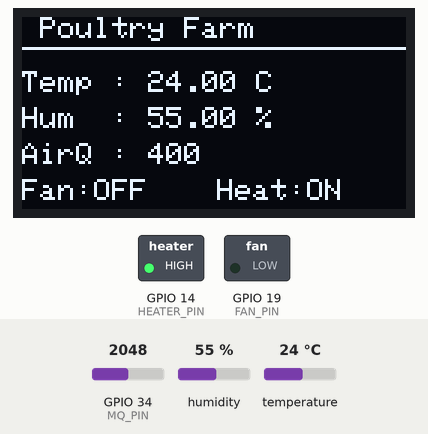
Recording of a sketch running on a simulated ESP32. On the bench: 128×64 one-colour display, switched loads named in the sketch (green lamp = pin HIGH). The test bench sets the inputs (shaded band); at power-on: temperature 24 °C, GPIO 34 (MQ_PIN) = 2048, humidity 55 %. WiFi joins after 1.5 s; servers stay silent unless stated; uploads are accepted with an empty reply; what the sketch prints to the serial monitor is not drawn.

Above: at 2.7 s.
2.8 s: temperature set to 28 °C
At 7.1 s:
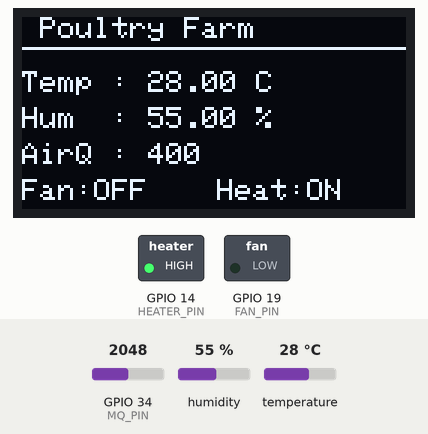
7.5 s: temperature set to 31 °C
At 11.2 s:
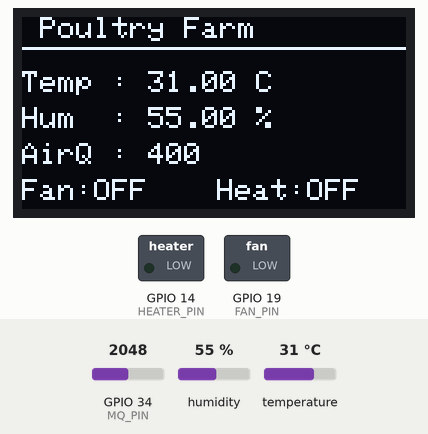
11.5 s: temperature set to 33 °C
At 14.4 s:
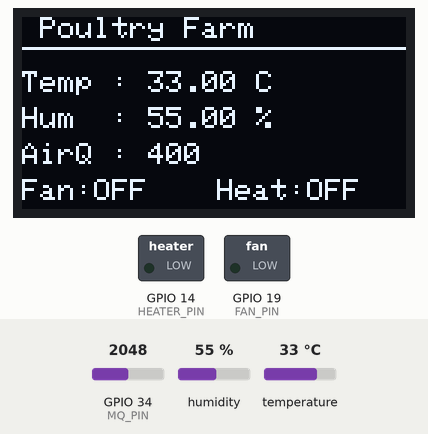
15.5 s: temperature set to 36 °C
At 18.7 s:
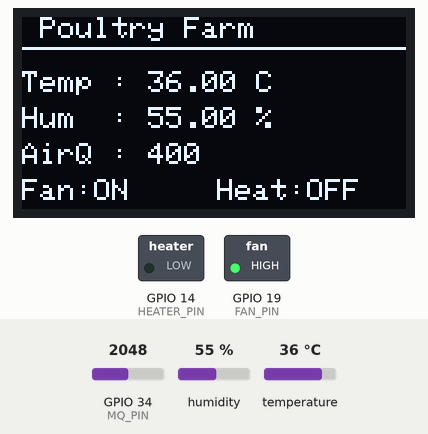
19.5 s: GPIO 34 (MQ_PIN) set to 2866
At 20.5 s:
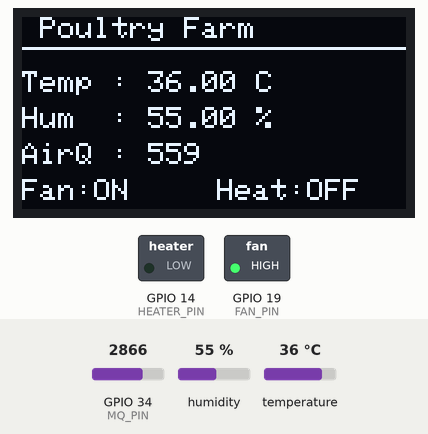
22.2 s: GPIO 34 (MQ_PIN) set to 3603
At 24.8 s:
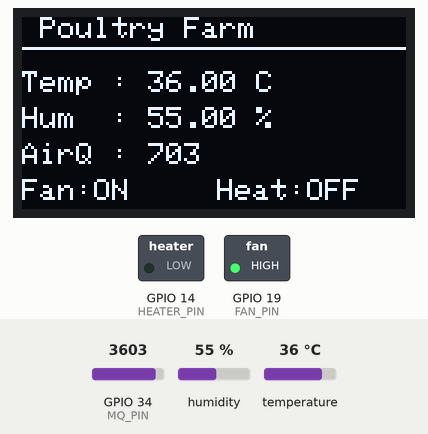
Timing chart, 0 to 26.3 s (numbered marks = the images above; inputs shaded):
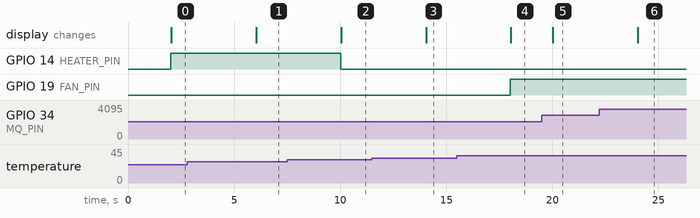

Measured:
- the behaviour switches between 29 and 30 °C on temperature (found by bisection; images 1 and 2)
- the behaviour switches between 34 and 35 °C on temperature (found by bisection; images 3 and 4)
- after the input at 2.8 s, the display: changes after 3.2 s (image 1)
- after the input at 7.5 s, GPIO 14 (HEATER_PIN): HIGH → LOW after 2.5 s; the display: changes after 2.5 s (image 2)
- after the input at 11.5 s, the display: changes after 2.5 s (image 3)
- after the input at 15.5 s, GPIO 19 (FAN_PIN): LOW → HIGH after 2.5 s; the display: changes after 2.5 s (image 4)
- after the input at 19.5 s, the display: changes after 0.53 s (image 5)
- after the input at 22.2 s, the display: changes after 1.8 s (image 6)

The sketch:

updated.ino
```cpp
#include <Wire.h>
#include <Adafruit_GFX.h>
#include <Adafruit_SSD1306.h>
#include <DHT.h>
#include <WiFi.h>
#include <HTTPClient.h>

#define SCREEN_WIDTH 128
#define SCREEN_HEIGHT 64

Adafruit_SSD1306 display(SCREEN_WIDTH, SCREEN_HEIGHT, &Wire, -1);

#define DHTPIN 15
#define DHTTYPE DHT11
DHT dht(DHTPIN, DHTTYPE);

#define MQ_PIN 34
#define FAN_PIN 19       // Physical GPIO 19 — Fan relay
#define HEATER_PIN 14    // Physical GPIO 14 — Red LED / Heater indicator

// ========== WiFi & Backend ==========
const char* ssid       = "YOUR_WIFI_SSID";
const char* password   = "YOUR_WIFI_PASSWORD";
const char* serverUrl  = "https://poultry-backend-gmve.onrender.com/insert";
const char* controlsUrl = "https://poultry-backend-gmve.onrender.com/fetchcontrols";

// ========== Global State ==========
float temperature = 0;
float humidity = 0;
int airQuality = 0;
bool fan = false;            // desired fan state (from backend)
bool heaterOn = false;       // desired heater/LED state (from backend)

unsigned long previousMillis = 0;
const long sensorInterval = 2000;        // read sensors + auto-control every 2 s
unsigned long lastControlCheck = 0;
const long controlInterval = 5000;       // poll backend controls every 5 s
unsigned long lastSensorUpload = 0;
const long uploadInterval = 10000;       // send data to backend every 10 s

// ========== WiFi ==========
void connectWiFi() {
  Serial.print("Connecting to Wi-Fi");
  WiFi.begin(ssid, password);

  unsigned long start = millis();
  while (WiFi.status() != WL_CONNECTED) {
    delay(500);
    Serial.print('.');
    if (millis() - start > 20000) {
      Serial.println("\nFailed to connect to Wi-Fi");
      return;
    }
  }

  Serial.println();
  Serial.print("Wi-Fi connected, IP: ");
  Serial.println(WiFi.localIP());
}

// ========== Backend: Post sensor data ==========
bool sendSensorData(float temp, float hum, int airQ) {
  if (WiFi.status() != WL_CONNECTED) {
    Serial.println("Wi-Fi not connected, skipping upload");
    return false;
  }

  HTTPClient http;
  http.begin(serverUrl);
  http.addHeader("Content-Type", "application/json");

  String body = "{";
  body += "\"temperature\":" + String(temp, 1) + ",";
  body += "\"humidity\":" + String(hum, 1) + ",";
  body += "\"airQuality\":" + String(airQ) + ",";
  body += "\"location\":\"esp32\"";
  body += "}";

  int httpResponseCode = http.POST(body);
  if (httpResponseCode > 0) {
    Serial.print("Sensor data posted, response: ");
    Serial.println(httpResponseCode);
    String response = http.getString();
    Serial.print("Response: ");
    Serial.println(response);
  } else {
    Serial.print("Error posting sensor data: ");
    Serial.println(httpResponseCode);
  }

  http.end();
  return (httpResponseCode > 0 && httpResponseCode < 300);
}

// ========== Backend: Fetch controls ==========
// Find the state of a GPIO from the JSON response by its physical pin number.
// Returns the state (0 or 1), or -1 if not found.
int getGpioState(const String& payload, const char* gpioNum) {
  String searchStr = "\"gpio\":\"";
  searchStr += gpioNum;
  searchStr += "\"";

  int gpioIndex = payload.indexOf(searchStr);
  if (gpioIndex < 0) return -1;

  int stateIndex = payload.indexOf("\"state\":", gpioIndex);
  if (stateIndex < 0) return -1;

  // Grab the digit(s) right after "state":
  String val = payload.substring(stateIndex + 8);
  val.trim();
  return val.toInt();
}

void updateControls() {
  if (WiFi.status() != WL_CONNECTED) {
    Serial.println("Wi-Fi not connected, skipping control update");
    return;
  }

  HTTPClient http;
  http.begin(controlsUrl);
  int httpCode = http.GET();

  if (httpCode == HTTP_CODE_OK) {
    String payload = http.getString();

    // Fan state — GPIO 19
    int fState = getGpioState(payload, "19");
    if (fState >= 0) {
      fan = (fState == 1);
      digitalWrite(FAN_PIN, fState ? HIGH : LOW);
      Serial.print("Fan (GPIO19) state: ");
      Serial.println(fan ? "ON" : "OFF");
    }

    // Heater/LED state — GPIO 14
    int hState = getGpioState(payload, "14");
    if (hState >= 0) {
      heaterOn = (hState == 1);
      digitalWrite(HEATER_PIN, hState ? HIGH : LOW);
      Serial.print("Heater/LED (GPIO14) state: ");
      Serial.println(heaterOn ? "ON" : "OFF");
    }

    // Prevent fan and heater from being ON together (manual safeguard)
    if (fan && heaterOn) {
      heaterOn = false;
      digitalWrite(HEATER_PIN, LOW);
      Serial.println("Safety: turned heater OFF because fan is ON");
    }
  } else {
    Serial.print("Controls request failed, code: ");
    Serial.println(httpCode);
  }

  http.end();
}

// ========== Sensors + Auto Temperature Control ==========
void readSensors() {
  // --- Read DHT11 ---
  float t = dht.readTemperature();
  float h = dht.readHumidity();

  if (!isnan(t)) temperature = t;
  if (!isnan(h)) humidity = h;

  // --- Read MQ gas sensor ---
  int raw = analogRead(MQ_PIN);
  airQuality = map(raw, 0, 4095, 0, 800);

  // ==========================
  // Automatic Temperature Control
  // ==========================

  if (temperature > 34) {
    // High temperature — fan ON, heater OFF
    fan = true;
    heaterOn = false;
    digitalWrite(FAN_PIN, HIGH);
    digitalWrite(HEATER_PIN, LOW);
  }
  else if (temperature < 30) {
    // Low temperature — fan OFF, heater ON
    fan = false;
    heaterOn = true;
    digitalWrite(FAN_PIN, LOW);
    digitalWrite(HEATER_PIN, HIGH);
  }
  else {
    // Normal temperature — both OFF
    fan = false;
    heaterOn = false;
    digitalWrite(FAN_PIN, LOW);
    digitalWrite(HEATER_PIN, LOW);
  }
}

// ========== OLED Display ==========
void updateDisplay() {
  display.clearDisplay();

  display.setTextSize(1);
  display.setTextColor(SSD1306_WHITE);

  display.setCursor(0, 0);
  display.println(" Poultry Farm");

  display.drawLine(0, 10, 128, 10, SSD1306_WHITE);

  display.setCursor(0, 18);
  display.print("Temp : ");
  display.print(temperature);
  display.println(" C");

  display.setCursor(0, 30);
  display.print("Hum  : ");
  display.print(humidity);
  display.println(" %");

  display.setCursor(0, 42);
  display.print("AirQ : ");
  display.print(airQuality);

  display.setCursor(0, 54);
  display.print("Fan:");
  display.print(fan ? "ON" : "OFF");

  display.setCursor(65, 54);
  display.print("Heat:");
  display.print(heaterOn ? "ON" : "OFF");

  display.display();
}

// ========== Setup ==========
void setup() {
  Serial.begin(115200);

  Wire.begin(21, 22);

  pinMode(FAN_PIN, OUTPUT);
  pinMode(HEATER_PIN, OUTPUT);

  digitalWrite(FAN_PIN, LOW);
  digitalWrite(HEATER_PIN, LOW);

  dht.begin();

  if (!display.begin(SSD1306_SWITCHCAPVCC, 0x3C)) {
    Serial.println("OLED allocation failed");
    while (true);
  }

  display.clearDisplay();
  display.display();

  connectWiFi();
}

// ========== Main Loop ==========
void loop() {
  unsigned long currentMillis = millis();

  // --- Reconnect WiFi if needed ---
  if (WiFi.status() != WL_CONNECTED) {
    connectWiFi();
  }

  // --- Poll backend controls every 5 s ---
  if (currentMillis - lastControlCheck >= controlInterval) {
    lastControlCheck = currentMillis;
    updateControls();
  }

  // --- Read sensors and auto-control every 2 s ---
  if (currentMillis - previousMillis >= sensorInterval) {
    previousMillis = currentMillis;

    readSensors();
    updateDisplay();

    Serial.print("Temperature: ");
    Serial.print(temperature);
    Serial.print(" C");

    Serial.print(" | Humidity: ");
    Serial.print(humidity);
    Serial.print(" %");

    Serial.print(" | Air Quality: ");
    Serial.print(airQuality);

    Serial.print(" | Fan: ");
    Serial.print(fan ? "ON" : "OFF");

    Serial.print(" | Heater: ");
    Serial.println(heaterOn ? "ON" : "OFF");
  }

  // --- Upload sensor data every 10 s ---
  if (currentMillis - lastSensorUpload >= uploadInterval) {
    lastSensorUpload = currentMillis;
    if (!isnan(temperature) && !isnan(humidity)) {
      sendSensorData(temperature, humidity, airQuality);
    }
  }
}
```
